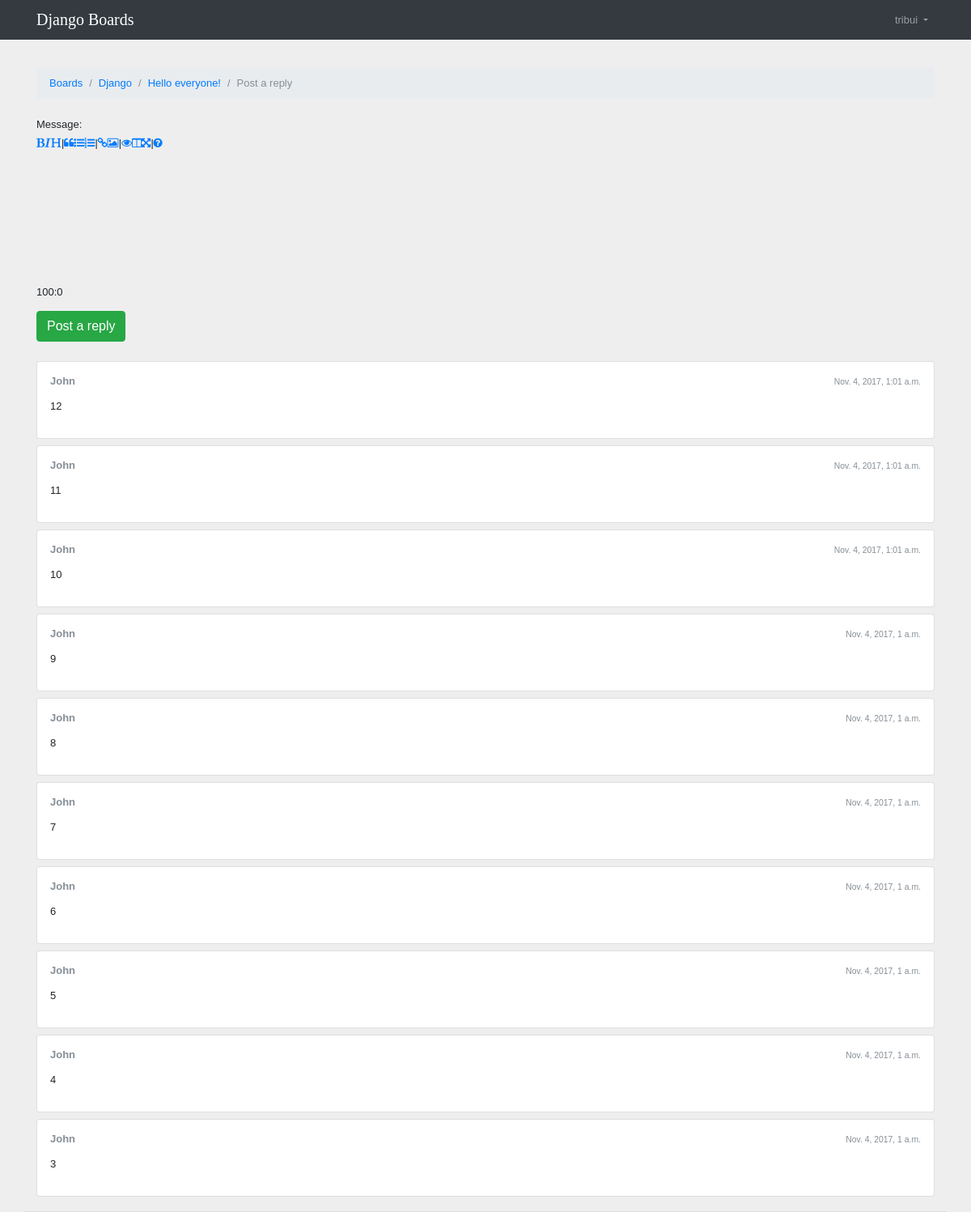
Page /boards/1/topics/1/reply/ (signed in) on the committed database.
### boards/models.py (models this page shows, shortened)
class Topic(models.Model):
    subject = models.CharField(max_length=255)
    last_updated = models.DateTimeField(auto_now_add=True)
    board = models.ForeignKey(Board, related_name='topics')
    starter = models.ForeignKey(User, related_name='topics')
    views = models.PositiveIntegerField(default=0)
    def get_last_ten_posts(self):
        return self.posts.order_by('-created_at')[:10]

class Board(models.Model):
    name = models.CharField(max_length=30, unique=True)
    description = models.CharField(max_length=100)

class Post(models.Model):
    message = models.TextField(max_length=4000)
    topic = models.ForeignKey(Topic, related_name='posts')
    created_at = models.DateTimeField(auto_now_add=True)
    updated_at = models.DateTimeField(null=True)
    created_by = models.ForeignKey(User, related_name='posts')
    updated_by = models.ForeignKey(User, null=True, related_name='+')
    def get_message_as_markdown(self):
        return mark_safe(markdown(self.message, safe_mode='escape'))

### boards/views.py (the view)
# urls.py: url(r'^boards/(?P<pk>\d+)/topics/(?P<topic_pk>\d+)/reply/$', views.reply_topic, name='reply_topic'),
@login_required
def reply_topic(request, pk, topic_pk):
    topic = get_object_or_404(Topic, board__pk=pk, pk=topic_pk)
    if request.method == 'POST':
        form = PostForm(request.POST)
        if form.is_valid():
            post = form.save(commit=False)
            post.topic = topic
            post.created_by = request.user
            post.save()
            topic.last_updated = timezone.now()
            topic.save()
            topic_url = reverse('topic_posts', kwargs={'pk': pk, 'topic_pk': topic_pk})
            topic_post_url = '{url}?page={page}#{id}'.format(
                url=topic_url,
                id=post.pk,
                page=topic.get_page_count()
            )
            return redirect(topic_post_url)
    else:
        form = PostForm()
    return render(request, 'reply_topic.html', {'topic': topic, 'form': form})

### boards/templatetags/form_tags.py (called while the page is built)
@register.filter
def input_class(bound_field):
    css_class = ''
    if bound_field.form.is_bound:
        if bound_field.errors:
            css_class = 'is-invalid'
        elif field_type(bound_field) != 'PasswordInput':
            css_class = 'is-valid'
    return 'form-control {}'.format(css_class)

### templates/reply_topic.html (shortened to what this page needs)
{% extends 'base.html' %}
{% load static %}
{% block stylesheet %}
  <link rel="stylesheet" href="{% static 'css/simplemde.min.css' %}">
{% endblock %}
{% block breadcrumb %}
  <li class="breadcrumb-item"><a href="{% url 'home' %}">Boards</a></li>
  <li class="breadcrumb-item"><a href="{% url 'board_topics' topic.board.pk %}">{{ topic.board.name }}</a></li>
  <li class="breadcrumb-item"><a href="{% url 'topic_posts' topic.board.pk topic.pk %}">{{ topic.subject }}</a></li>
  <li class="breadcrumb-item active">Post a reply</li>
{% endblock %}
{% block content %}
  <form method="post" class="mb-4" novalidate>
    {% include 'includes/form.html' %}
    <button type="submit" class="btn btn-success">Post a reply</button>
  </form>
  {% for post in topic.get_last_ten_posts %}
    <div class="card mb-2">
      <div class="card-body p-3">
        <div class="row mb-3">
          <div class="col-6">
            <strong class="text-muted">{{ post.created_by.username }}</strong>
          </div>
          <div class="col-6 text-right">
            <small class="text-muted">{{ post.created_at }}</small>
          </div>
        </div>
        {{ post.get_message_as_markdown }}
      </div>
    </div>
  {% endfor %}
{% endblock %}

### templates/base.html (shortened to what this page needs)
{% load static %}<!DOCTYPE html>
<html>
  <head>
    <link rel="stylesheet" href="{% static 'css/bootstrap.min.css' %}">
    <link rel="stylesheet" href="{% static 'css/app.css' %}">
    {% block stylesheet %}{% endblock %}
  </head>
  <body>
    {% block body %}
      <nav class="navbar navbar-expand-sm navbar-dark bg-dark">
        <div class="container">
          <a class="navbar-brand" href="{% url 'home' %}">Django Boards</a>
          <div class="collapse navbar-collapse" id="mainMenu">
            {% if user.is_authenticated %}
              <ul class="navbar-nav ml-auto">
                <li class="nav-item dropdown">
                  <a class="nav-link dropdown-toggle" href="#" id="userMenu" data-toggle="dropdown" aria-haspopup="true" aria-expanded="false">
                    {{ user.username }}
                  </a>
                </li>
              </ul>
            {% else %}
              <form class="form-inline ml-auto">
                <a href="{% url 'login' %}" class="btn btn-outline-secondary">Log in</a>
                <a href="{% url 'signup' %}" class="btn btn-primary ml-2">Sign up</a>
              </form>
            {% endif %}
          </div>
        </div>
      </nav>
      <div class="container">
        <ol class="breadcrumb my-4">
          {% block breadcrumb %}
          {% endblock %}
        </ol>
        {% block content %}
        {% endblock %}
      </div>
    {% endblock body %}
    <link rel="stylesheet" href="https://cdn.jsdelivr.net/simplemde/latest/simplemde.min.css">
  </body>
</html>

### static/css/app.css (style rules this page uses)
.navbar-brand { font-family: 'Gloria Hallelujah', cursive; }

### rows in the picture
Topic: board.name "Django", subject "Hello everyone!"
Post: created_by.username "John", created_at "Nov. 4, 2017, 1:01 a.m.", get_message_as_markdown "12"
Post: created_by.username "John", created_at "Nov. 4, 2017, 1:01 a.m.", get_message_as_markdown "11"
Post: created_by.username "John", created_at "Nov. 4, 2017, 1:01 a.m.", get_message_as_markdown "10"
Post: created_by.username "John", created_at "Nov. 4, 2017, 1 a.m.", get_message_as_markdown "9"
Post: created_by.username "John", created_at "Nov. 4, 2017, 1 a.m.", get_message_as_markdown "8"
Post: created_by.username "John", created_at "Nov. 4, 2017, 1 a.m.", get_message_as_markdown "7"
Post: created_by.username "John", created_at "Nov. 4, 2017, 1 a.m.", get_message_as_markdown "6"
Post: created_by.username "John", created_at "Nov. 4, 2017, 1 a.m.", get_message_as_markdown "5"
Post: created_by.username "John", created_at "Nov. 4, 2017, 1 a.m.", get_message_as_markdown "4"
Post: created_by.username "John", created_at "Nov. 4, 2017, 1 a.m.", get_message_as_markdown "3"

### other values in the picture
{{ user.username }} "tribui"
{{ field.label_tag }} "Message:"
